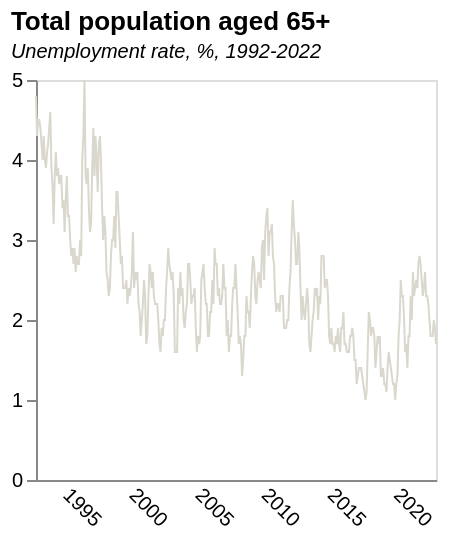

Write the Vega-Lite specification saved for this chart.
### Vega-Lite specification from a JSON file in a GitHub repository (floating-point values rounded to 4 significant figures; data arrays with more than 128 entries replaced by an {"elided": "..."} marker saying what was removed)
{"$schema": "https://vega.github.io/schema/vega-lite/v5.json", "title": {"text": "Total population aged 65+ ", "subtitle": "Unemployment rate, %, 1992-2022", "subtitleFontStyle": "italic", "subtitleFontSize": 10, "anchor": "start", "color": "black"}, "data": {"values": {"elided": "364 records"}}, "height": 200, "width": 200, "mark": {"type": "line", "strokeWidth": 1, "color": "#DAD7CD"}, "encoding": {"x": {"field": "date", "type": "temporal", "axis": {"title": "", "grid": false, "ticks": false, "labelAngle": 45}}, "y": {"field": "value", "type": "quantitative", "axis": {"title": "", "grid": false}}}}
